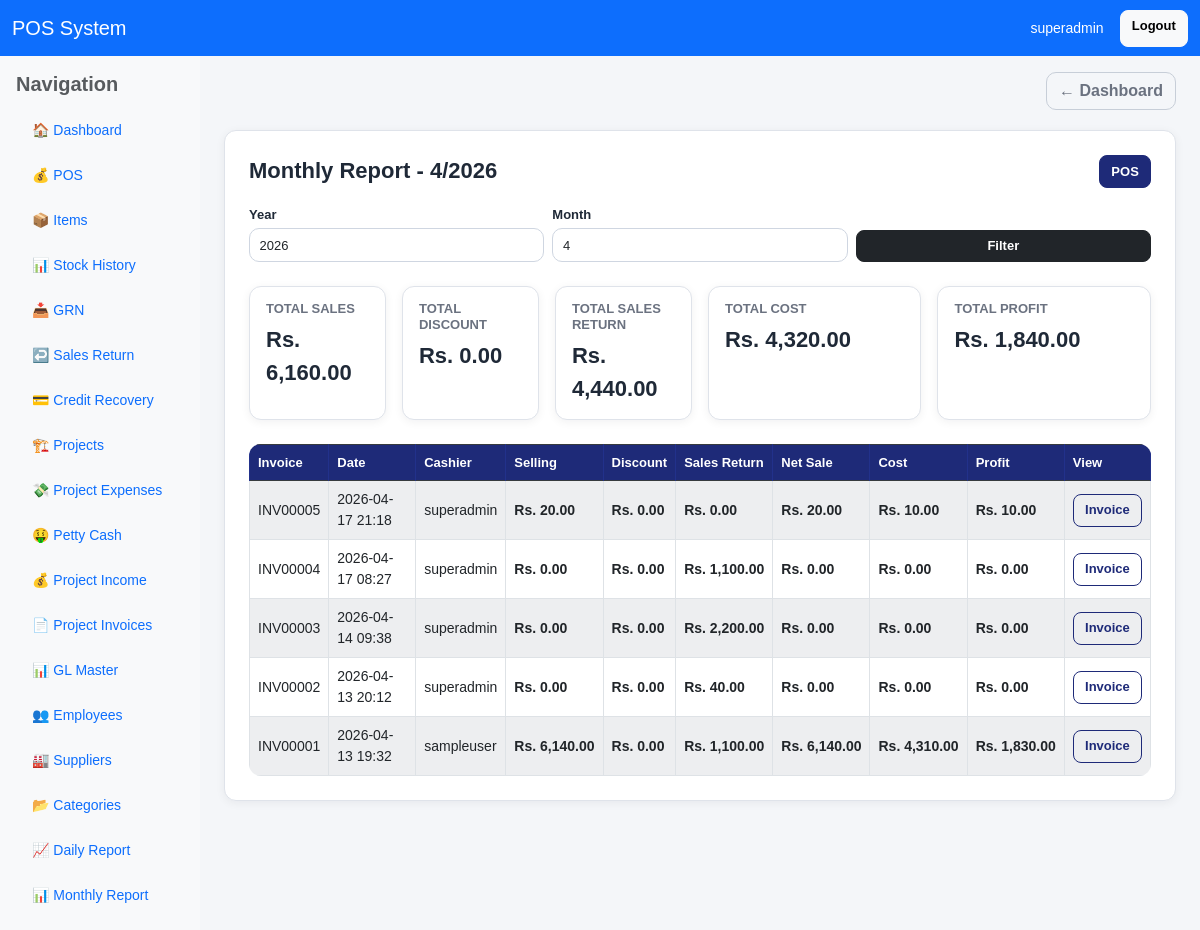
The page /reports/monthly/ (signed in) on the database as committed earlier.
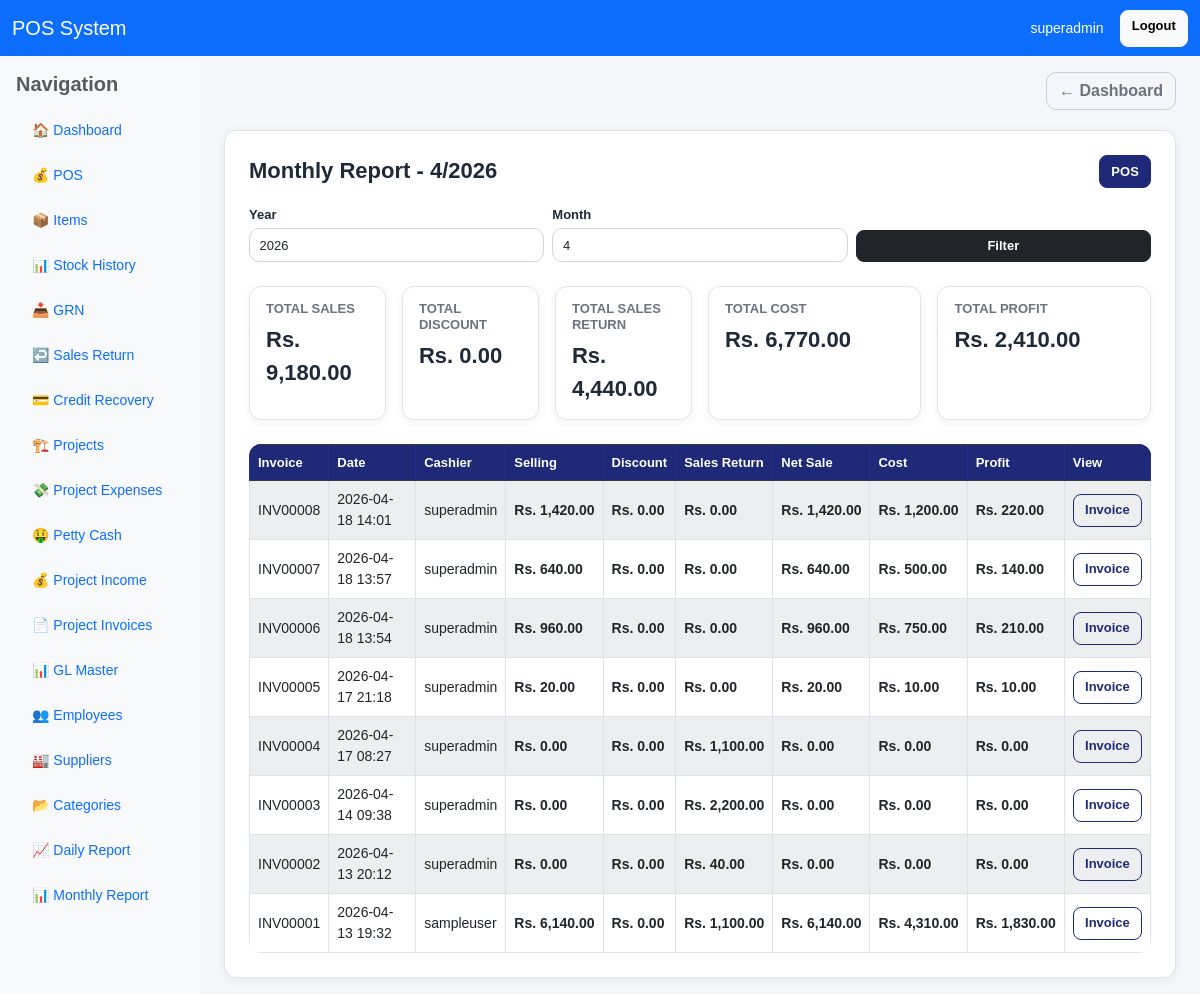
The same page on the database as committed later.
### pos/models.py (models this page shows, shortened)
class Sale(models.Model):
    PAYMENT_METHODS = [
        ("cash", "Cash"),
        ("card", "Card"),
        ("credit", "Credit"),
    ]
    SALE_TYPE_CHOICES = [
        ("retail", "Retail Sale"),
        ("project_issue", "Project Issue"),
    ]
    APPROVAL_STATUS_CHOICES = [
        ("na", "Not Applicable"),
        ("pending", "Pending"),
        ("approved", "Approved"),
        ("rejected", "Rejected"),
    ]
    invoice_no = models.CharField(max_length=50, unique=True)
    total = models.DecimalField(max_digits=12, decimal_places=2, default=0)
    discount = models.DecimalField(max_digits=12, decimal_places=2, default=0)
    grand_total = models.DecimalField(max_digits=12, decimal_places=2, default=0)
    sale_type = models.CharField(max_length=20, choices=SALE_TYPE_CHOICES, default="retail")
    project = models.ForeignKey(
        "Project",
        on_delete=models.SET_NULL,
        null=True,
        blank=True,
        related_name="pos_sales"
    )
    approval_status = models.CharField(max_length=20, choices=APPROVAL_STATUS_CHOICES, default="na")
    approved_by = models.ForeignKey(
        User,
        on_delete=models.SET_NULL,
        null=True,
        blank=True,
        related_name="approved_sales"
    )
    approved_at = models.DateTimeField(null=True, blank=True)
    is_posted_to_project_expense = models.BooleanField(default=False)
    approval_note = models.TextField(blank=True, null=True)
    payment_method = models.CharField(max_length=20, choices=PAYMENT_METHODS, default="cash")
    received_amount = models.DecimalField(max_digits=12, decimal_places=2, null=True, blank=True)
    balance = models.DecimalField(max_digits=12, decimal_places=2, null=True, blank=True)
    card_last4 = models.CharField(max_length=4, blank=True, null=True)
    cheque_number = models.CharField(max_length=50, blank=True, null=True)
    customer_name = models.CharField(max_length=150, blank=True, null=True)
    customer_phone = models.CharField(max_length=20, blank=True, null=True)
    customer = models.ForeignKey(
        "Customer",
        on_delete=models.SET_NULL,
        null=True,
        blank=True,
        related_name="sales"
    )
    created_by = models.ForeignKey(User, on_delete=models.SET_NULL, null=True, blank=True)
    created_at = models.DateTimeField(auto_now_add=True)
    class Meta:
        ordering = ["-created_at"]

### pos/views.py (the view)
# urls.py: path('reports/monthly/', views.monthly_report, name='monthly_report'),
@login_required
def monthly_report(request):
    today = timezone.localdate()
    try:
        year = int(request.GET.get("year", today.year))
    except (TypeError, ValueError):
        year = today.year
    try:
        month = int(request.GET.get("month", today.month))
    except (TypeError, ValueError):
        month = today.month
    sales = Sale.objects.filter(
        created_at__year=year,
        created_at__month=month
    ).prefetch_related("sale_items__item", "sale_items__returns").order_by("-created_at")
    total_sales = Decimal("0")
    total_discount = Decimal("0")
    total_cost = Decimal("0")
    total_profit = Decimal("0")
    total_sales_return = Decimal("0")
    for sale in sales:
        sale_cost = Decimal("0")
        sale_return_amount = Decimal("0")
        for row in sale.sale_items.all():
            sold_qty = Decimal(str(row.qty or 0))
            returned_qty = Decimal(str(get_returned_qty_for_sale_item(row) or 0))
            available_qty = sold_qty - returned_qty
            if sold_qty > 0:
                unit_net = Decimal(str(row.net_amount or 0)) / sold_qty
            else:
                unit_net = Decimal("0")
            if returned_qty > 0:
                sale_return_amount += unit_net * returned_qty
            if available_qty > 0:
                item_cost = Decimal(str(row.item.cost_price or 0))
                sale_cost += item_cost * available_qty
        sale.sale_return_amount = sale_return_amount
        sale.sale_cost = sale_cost
        sale.sale_profit = Decimal(str(sale.grand_total or 0)) - sale_cost
        total_sales += Decimal(str(sale.grand_total or 0))
        total_discount += Decimal(str(sale.discount or 0))
        total_cost += sale_cost
        total_profit += sale.sale_profit
        total_sales_return += sale_return_amount
    summary = {
        "total_sales": total_sales,
        "total_discount": total_discount,
        "total_cost": total_cost,
        "total_profit": total_profit,
        "total_sales_return": total_sales_return,
    }
    return render(request, "pos/monthly_report.html", {
        "sales": sales,
        "year": year,
        "month": month,
        "summary": summary,
    })

### pos/templatetags/currency_filters.py (called while the page is built)
@register.filter
def money(value):
    try:
        if value in (None, ""):
            value = Decimal("0")
        value = Decimal(str(value))
        symbol = getattr(settings, 'CURRENCY_SYMBOL', '$')
        return f"{symbol} {value:,.2f}"
    except (InvalidOperation, ValueError, TypeError):
        symbol = getattr(settings, 'CURRENCY_SYMBOL', '$')
        return f"{symbol} 0.00"

### pos/views.py (called while the page is built)
def get_returned_qty_for_sale_item(sale_item):
    return sale_item.returns.aggregate(total=Sum("qty"))["total"] or Decimal("0")

### pos/templates/pos/monthly_report.html (shortened to what this page needs)
{% extends "base.html" %}
{% load currency_filters %}
{% block content %}
<div class="card p-3 p-md-4">
    <div class="app-card-header">
        <h4 class="app-page-title">Monthly Report - {{ month }}/{{ year }}</h4>
        <div>
            <a href="{% url 'pos' %}" class="btn btn-primary btn-sm">POS</a>
        </div>
    </div>
    <form method="get" class="row g-2 mb-4">
        <div class="col-md-4">
            <label class="form-label">Year</label>
            <input type="number" name="year" value="{{ year }}" class="form-control form-control-sm" placeholder="Year">
        </div>
        <div class="col-md-4">
            <label class="form-label">Month</label>
            <input type="number" name="month" value="{{ month }}" class="form-control form-control-sm" placeholder="Month">
        </div>
        <div class="col-md-4 d-flex align-items-end">
            <button class="btn btn-dark btn-sm w-100">Filter</button>
        </div>
    </form>
    <div class="row g-3 mb-4">
        <div class="col-md-2">
            <div class="summary-box">
                <h6>Total Sales</h6>
                <p class="summary-value">{{ summary.total_sales|money }}</p>
            </div>
        </div>
        <div class="col-md-2">
            <div class="summary-box">
                <h6>Total Discount</h6>
                <p class="summary-value">{{ summary.total_discount|money }}</p>
            </div>
        </div>
        <div class="col-md-2">
            <div class="summary-box">
                <h6>Total Sales Return</h6>
                <p class="summary-value">{{ summary.total_sales_return|money }}</p>
            </div>
        </div>
        <div class="col-md-3">
            <div class="summary-box">
                <h6>Total Cost</h6>
                <p class="summary-value">{{ summary.total_cost|money }}</p>
            </div>
        </div>
        <div class="col-md-3">
            <div class="summary-box">
                <h6>Total Profit</h6>
                <p class="summary-value">{{ summary.total_profit|money }}</p>
            </div>
        </div>
    </div>
    <div class="table-responsive">
        <table class="table table-bordered table-striped bg-white align-middle">
            <thead class="table-dark">
                <tr>
                    <th>Invoice</th>
                    <th>Date</th>
                    <th>Cashier</th>
                    <th>Selling</th>
                    <th>Discount</th>
                    <th>Sales Return</th>
                    <th>Net Sale</th>
                    <th>Cost</th>
                    <th>Profit</th>
                    <th>View</th>
                </tr>
            </thead>
            <tbody>
                {% for sale in sales %}
                <tr>
                    <td>{{ sale.invoice_no }}</td>
                    <td>{{ sale.created_at|date:"Y-m-d H:i" }}</td>
                    <td>{% if sale.created_by %}{{ sale.created_by.username }}{% else %}-{% endif %}</td>
                    <td class="text-money">{{ sale.total|money }}</td>
                    <td class="text-money">{{ sale.discount|money }}</td>
                    <td class="text-money">{{ sale.sale_return_amount|money }}</td>
                    <td class="text-money">{{ sale.grand_total|money }}</td>
                    <td class="text-money">{{ sale.sale_cost|money }}</td>
                    <td class="text-money">{{ sale.sale_profit|money }}</td>
                    <td>
                        <a href="{% url 'invoice_page' sale.id %}" class="btn btn-sm btn-outline-primary">Invoice</a>
                    </td>
                </tr>
                {% empty %}
                <tr>
                    <td colspan="10" class="text-center">No sales found</td>
                </tr>
                {% endfor %}
            </tbody>
        </table>
    </div>
</div>
{% endblock %}

Rows that differ between the two databases and show on the page:
added Sale: invoice_no "INV00008", created_at "2026-04-18 14:01", created_by.username "superadmin", total "Rs. 1,420.00", discount "Rs. 0.00", sale_return_amount "Rs. 0.00", grand_total "Rs. 1,420.00", sale_cost "Rs. 1,200.00", sale_profit "Rs. 220.00"
added Sale: invoice_no "INV00007", created_at "2026-04-18 13:57", created_by.username "superadmin", total "Rs. 640.00", discount "Rs. 0.00", sale_return_amount "Rs. 0.00", grand_total "Rs. 640.00", sale_cost "Rs. 500.00", sale_profit "Rs. 140.00"
added Sale: invoice_no "INV00006", created_at "2026-04-18 13:54", created_by.username "superadmin", total "Rs. 960.00", discount "Rs. 0.00", sale_return_amount "Rs. 0.00", grand_total "Rs. 960.00", sale_cost "Rs. 750.00", sale_profit "Rs. 210.00"
Other text that changed with them:
{{ summary.total_sales|money }}: "Rs. 6,160.00" → "Rs. 9,180.00"
{{ summary.total_cost|money }}: "Rs. 4,320.00" → "Rs. 6,770.00"
{{ summary.total_profit|money }}: "Rs. 1,840.00" → "Rs. 2,410.00"
